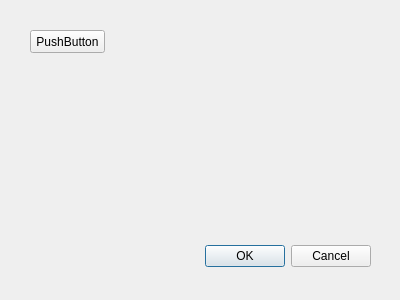
<?xml version="1.0" encoding="UTF-8"?>
<ui version="4.0">
 <class>Dialog</class>
 <widget class="QDialog" name="Dialog">
  <property name="geometry">
   <rect>
    <x>0</x>
    <y>0</y>
    <width>400</width>
    <height>300</height>
   </rect>
  </property>
  <property name="windowTitle">
   <string>Dialog</string>
  </property>
  <widget class="QDialogButtonBox" name="buttonBox">
   <property name="geometry">
    <rect>
     <x>30</x>
     <y>240</y>
     <width>341</width>
     <height>32</height>
    </rect>
   </property>
   <property name="orientation">
    <enum>Qt::Horizontal</enum>
   </property>
   <property name="standardButtons">
    <set>QDialogButtonBox::Cancel|QDialogButtonBox::Ok</set>
   </property>
  </widget>
  <widget class="QPushButton" name="pushButton">
   <property name="geometry">
    <rect>
     <x>30</x>
     <y>30</y>
     <width>75</width>
     <height>23</height>
    </rect>
   </property>
   <property name="text">
    <string>PushButton</string>
   </property>
  </widget>
 </widget>
 <resources/>
 <connections>
  <connection>
   <sender>buttonBox</sender>
   <signal>accepted()</signal>
   <receiver>Dialog</receiver>
   <slot>accept()</slot>
   <hints>
    <hint type="sourcelabel">
     <x>248</x>
     <y>254</y>
    </hint>
    <hint type="destinationlabel">
     <x>157</x>
     <y>274</y>
    </hint>
   </hints>
  </connection>
  <connection>
   <sender>buttonBox</sender>
   <signal>rejected()</signal>
   <receiver>Dialog</receiver>
   <slot>reject()</slot>
   <hints>
    <hint type="sourcelabel">
     <x>316</x>
     <y>260</y>
    </hint>
    <hint type="destinationlabel">
     <x>286</x>
     <y>274</y>
    </hint>
   </hints>
  </connection>
 </connections>
</ui>
